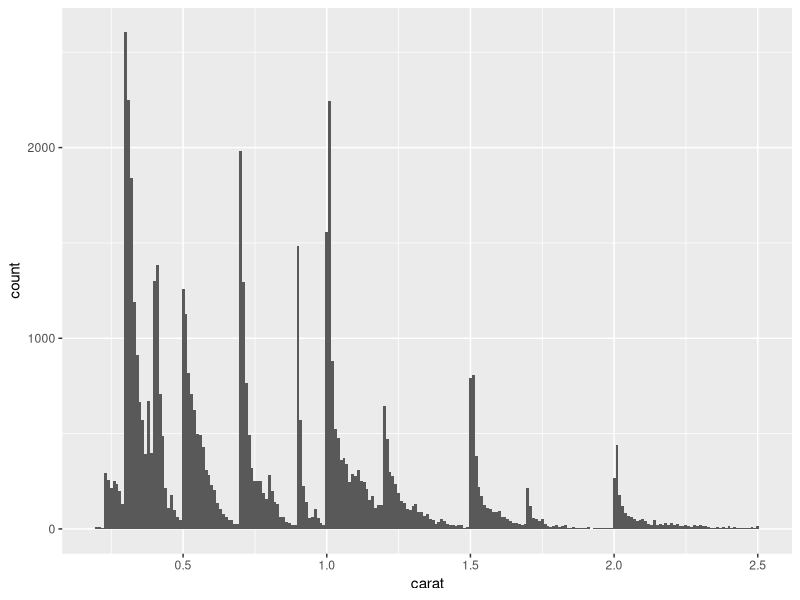

This chart was generated by the following R code:
## ---- chunk 1
#| label: setup
#| include: true
#| message: false

library(tidyverse)

smaller <- diamonds |> 
  filter(carat <= 2.5)
## ---- chunk 2
#| label: plot-smaller-diamonds
#| echo: false

# Calculating smaller bc we care about xyz
smaller |> 
  ggplot(aes(x = carat)) + 
  geom_histogram(binwidth = 0.01)
